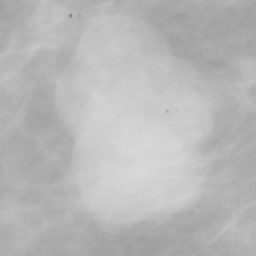
#> input picture Lecture/original.png, 128 x 128 px (shown 2 times larger)
$ python 'Threshold codes.py'
#> lines starting #> are read from the running program, lines starting #| are printed output that depends on the picture; after the words box and inside, x2 and y2 are one past the last pixel; in counts of white or black regions, pixels touching at a corner belong together
# -*- coding: utf-8 -*-
"""
Created on Sun Mar 14 21:00:43 2021

@author: Saad  Ishtiaq
"""


import numpy as np
import imageio as io
import matplotlib.pyplot as plt
import cv2 as cv


# Binary
img=cv.imread("original.png",0)
#> img is the input picture: shape (128, 128); min 134, max 217, mean 183.9

thresh=190

r,c=img.shape
#> r = 128; c = 128
i=0
j=0
new_im=np.zeros((r,c),dtype=np.uint8)
for i in range(r):
    for j in range(c):
        if(img[i,j]>=thresh):
            new_im[i,j]=255
        else:
            new_im[i,j]=0
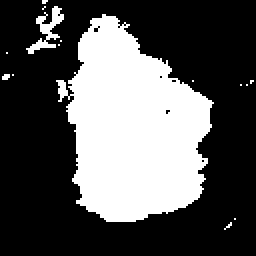
#> new_im: shape (128, 128) (shown 2 times larger); 33.7% white; 15 white regions (13 under 20 px), largest, box (x1, y1, x2, y2) and area: (28, 7, 107, 111) 5333, (13, 3, 32, 27) 154
plt.imshow(new_im,cmap="gray")

plt.show()
plt.close()


# Inverted Binary
img=cv.imread("original.png",0)

thresh=190
r,c=img.shape
i=0
j=0
new_im=np.zeros((r,c),dtype=np.uint8)
for i in range(r):
    for j in range(c):
        if(img[i,j]>=thresh):
            new_im[i,j]=0
        else:
            new_im[i,j]=255
plt.imshow(new_im,cmap="gray")

plt.show()
plt.close()


# Truncated
img=cv.imread("original.png",0)

thresh=190
r,c=img.shape
i=0
j=0
new_im=np.zeros((r,c),dtype=np.uint8)
for i in range(r):
    for j in range(c):
        if(img[i,j]>=thresh):
            new_im[i,j]=thresh
        else:
            new_im[i,j]=img[i,j]
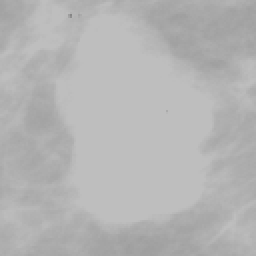
#> new_im: shape (128, 128) (shown 2 times larger); min 134, max 190, mean 180.2
plt.imshow(new_im,cmap="gray")

plt.show()
plt.close()


# To Zero
img=cv.imread("original.png",0)

thresh=190
r,c=img.shape
i=0
j=0
new_im=np.zeros((r,c),dtype=np.uint8)
for i in range(r):
    for j in range(c):
        if(img[i,j]>=thresh):
            new_im[i,j]=img[i,j]
        else:
            new_im[i,j]=0
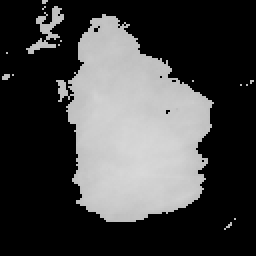
#> new_im: shape (128, 128) (shown 2 times larger); min 0, max 217, mean 67.7
plt.imshow(new_im,cmap="gray")

plt.show()
plt.close()


# To Zero Inverted
img=cv.imread("original.png",0)

thresh=190
r,c=img.shape
i=0
j=0
new_im=np.zeros((r,c),dtype=np.uint8)
for i in range(r):
    for j in range(c):
        if(img[i,j]>=thresh):
            new_im[i,j]=0
        else:
            new_im[i,j]=img[i,j]
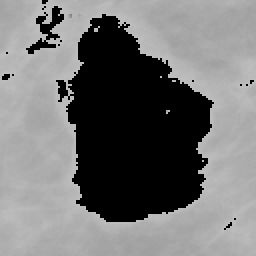
#> new_im: shape (128, 128) (shown 2 times larger); min 0, max 189, mean 116.1
plt.imshow(new_im,cmap="gray")

plt.show()
plt.close()


# [8 lines of commented-out code are left out]
